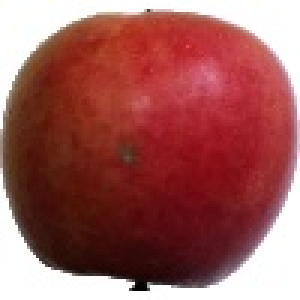
#> input picture dataset/Training/Apple Crimson Snow/158_100.jpg, 100 x 100 px, found by its file name (shown 3 times larger)
$ jupyter execute --allow-errors bananaJulien.ipynb
#> lines starting #> are read from the running program, lines starting #| are printed output that depends on the picture
[cell 1]
import matplotlib.pyplot as plt
import numpy as np
import pandas as pd
import sklearn as sk
import pickle as pkl
import cv2 as cv
import os
from sklearn import datasets

[cell 2]
def createDataFrame(myDir):
#> called with myDir = './dataset/Training/'
    dataframe = pd.DataFrame(columns=['label', 'img_hsv'])
    for mroot, mdirs, mfiles in os.walk(myDir):
        for dir in mdirs:
            label = dir
            print(label)
            for root, dirs, files in os.walk(mroot+'\\'+dir):
                for file in files:
                    img = cv.imread(root+'\\'+file)
#> img is the input picture: shape (100, 100, 3); mean B, G, R 90.8, 92.9, 158.5
                    imgresize = cv.resize(img, (80, 80))
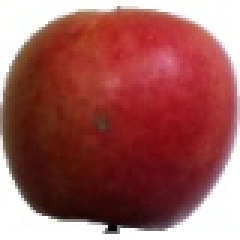
#> imgresize: shape (80, 80, 3) (shown 3 times larger); mean B, G, R 90.7, 92.8, 158.4
                    #traitement de l'image
                    gray = cv.cvtColor(imgresize, cv.COLOR_BGR2GRAY)
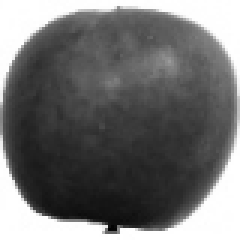
#> gray: shape (80, 80) (shown 3 times larger); min 2, max 255, mean 112.2
                    dataframe = dataframe.append({'label': label, 'gray': gray}, ignore_index=True)
    return dataframe

#> (a cell that did not finish here is left out)

#> (a cell that did not finish here is left out)

[cell 5]
size = 80

# plt.imshow(DataFrame.iloc[0]['gray'], cmap='gray')

#> (a cell that did not finish here is left out)

#> (a cell that did not finish here is left out)

[cell 8]
# plt.imshow(X[0].reshape(size, size), cmap='gray')

[cell 9]
DataFrameTest=createDataFrame('./dataset/Test/')

$ run again, on dataset/Training/Apple Crimson Snow/183_100.jpg
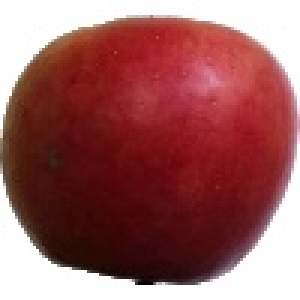
#> input picture dataset/Training/Apple Crimson Snow/183_100.jpg, 100 x 100 px, found by its file name (shown 3 times larger)
#> in createDataFrame, img is the input picture: shape (100, 100, 3); mean B, G, R 95.4, 95.1, 155
#> in createDataFrame, `imgresize = cv.resize(img, (80, 80))`:
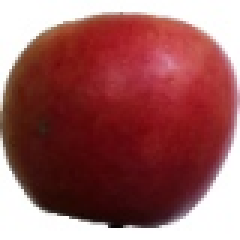
#> imgresize: shape (80, 80, 3) (shown 3 times larger); mean B, G, R 95.4, 95, 155
#> in createDataFrame, `gray = cv.cvtColor(imgresize, cv.COLOR_BGR2GRAY)`:
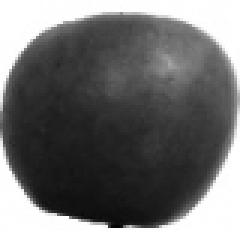
#> gray: shape (80, 80) (shown 3 times larger); min 5, max 255, mean 113
